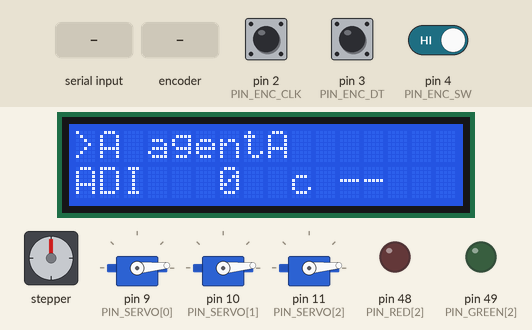
Recording of a sketch running on a simulated Arduino Mega 2560, built with avr-gcc and run on an emulated ATmega2560. On the bench: stepper motor, 3 × servo, 16×2 character LCD, output pins drawn as LEDs (lit = HIGH). Wiring (inferred from the names in the program): stepper motor (200 steps per turn assumed): coils pin 53, pin 52, pin 51, pin 50. Inputs (shaded band) come from the test bench; at power-on: pin 4 (PIN_ENC_SW) HIGH, pin 2 (PIN_ENC_CLK) HIGH, pin 3 (PIN_ENC_DT) HIGH. What the sketch prints to the serial monitor is not drawn.

Above: at 1.2 s.
1.3 s: "C\n" received over Serial
At 1.45 s:
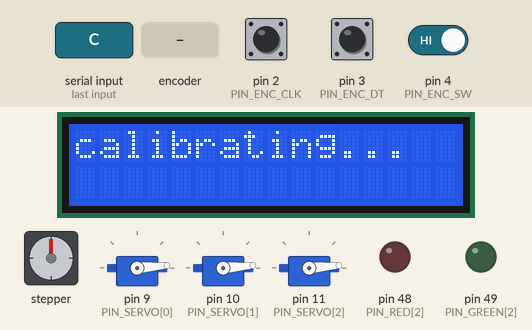
6.7 s: rotary encoder on pin 2 (PIN_ENC_CLK) / pin 3 (PIN_ENC_DT) turned 1 step (first pin leading)
9.6 s: pin 4 (PIN_ENC_SW) driven LOW
12.0 s: pin 4 (PIN_ENC_SW) driven HIGH
At 13.8 s:
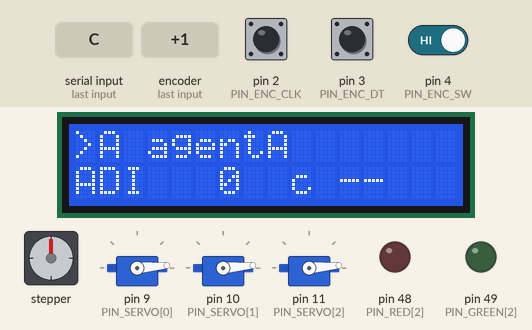
14.3 s: "M 45\n" received over Serial
At 15.7 s:
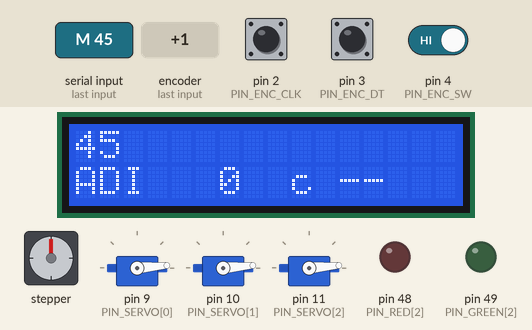
17.3 s: pin 4 (PIN_ENC_SW) driven LOW
At 18.0 s:
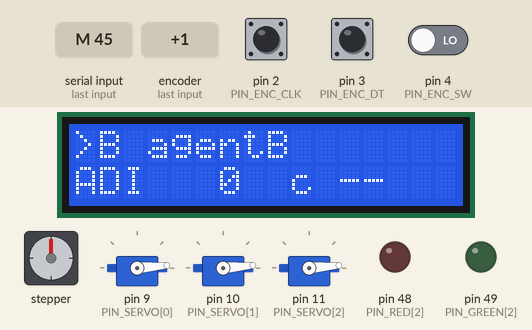
Timing chart, 0 to 19.8 s (numbered marks = the images above; inputs shaded):
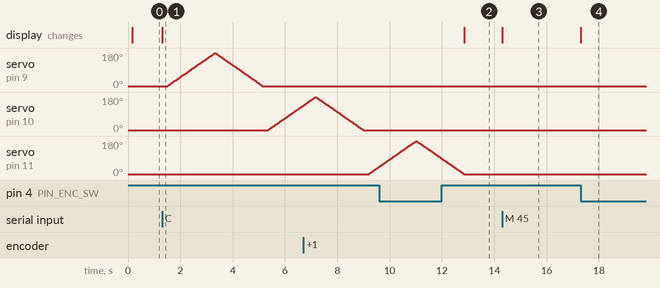

The sketch:

jarvis_panel.ino
```cpp
/* ===========================================================================
   Jarvis -- physical panel. Arduino Mega 2560, USB serial 115200 to the laptop.
   Adapted from llmSurgeon/arduino/panel/panel.ino.

   The Arduino handles hardware only; the laptop runs the agents and computes ADI.
     Servos   one per agent, angle = ADI 0..100 mapped to 0..180 deg.
              Agent failed -> servo to 0.
     LEDs     green = agent captured the flag, red = agent failed / terminated.
     Encoder  press = cycle the selected agent (A -> B -> C);
              rotate = change the selected agent's steering coefficient (on the laptop;
              the encoder never moves a servo directly).
     LCD      selected agent, the attribute (ADI) and its value.
     Pot 1    LCD contrast, wired straight to LCD VO -- no Arduino pin.

   PINS (hardware spec, section 7 and 9)
     Encoder  CLK D2  DT D3  SW D4
     Servos   A D9    B D10  C D11      (external battery pack, common ground)
     LCD      RS D22  E D23  D4..D7 = D24..D27   (RW -> GND, VO -> pot wiper)
     LEDs     red   A D52  B D50  C D48
              green A D53  B D51  C D49

   SERIAL PROTOCOL (parser in protocol.h, laptop side in jarvis/hardware.py)
     laptop -> Arduino   A <idx> <adi> <state> [c100] | N <idx> <name> | M <text> | C
     Arduino -> laptop   RDY jarvis | E <idx> <delta> | B <idx>

   POWER: three MF90s moving together can pull over an amp; 3xAA alkalines sag
   and the symptoms (servo jitter, Arduino resets) look like a software bug.
   Servos are slew-limited for this reason. Battery negative MUST join Arduino GND.
   =========================================================================== */

#include <Servo.h>
#include <LiquidCrystal.h>
#include "protocol.h"

/* ----------------------------------------------------------------- pins */
const uint8_t PIN_ENC_CLK = 2;      // interrupt pin
const uint8_t PIN_ENC_DT  = 3;
const uint8_t PIN_ENC_SW  = 4;
const uint8_t PIN_SERVO[3] = { 9, 10, 11 };
const uint8_t PIN_RED[3]   = { 52, 50, 48 };
const uint8_t PIN_GREEN[3] = { 53, 51, 49 };
const uint8_t PIN_LCD_RS = 22, PIN_LCD_EN = 23;
const uint8_t PIN_LCD_D4 = 24, PIN_LCD_D5 = 25, PIN_LCD_D6 = 26, PIN_LCD_D7 = 27;

/* ------------------------------------------------------------- tunables */
const int  N_CH = 3;
// Calibrate to the physical mechanism; narrow these if a needle hits a stop.
const int  ANGLE_MIN = 0;
const int  ANGLE_MAX = 180;
const int  SERVO_MIN_US = 600;      // MF90 pulse widths; narrow if it strains
const int  SERVO_MAX_US = 2400;
const bool ENC_INVERT = false;      // set true if clockwise lowers the value
const unsigned long BTN_DEBOUNCE_MS = 40;
const unsigned long SERVO_PERIOD_MS = 20;
const int  SLEW_DEG_PER_TICK = 4;
const unsigned long LCD_PERIOD_MS = 150;
const unsigned long MSG_SHOW_MS = 3000;
const int  CAL_STEP_MS = 10;        // calibration sweep speed, ms per degree

enum { ST_RUNNING = 0, ST_SUCCESS = 1, ST_FAILED = 2 };

struct Channel {
  Servo servo;
  int   adi;          // 0..100 from the laptop
  int   state;
  int   coef100;      // steering coefficient x 100, from the laptop
  bool  hasCoef;
  int   shown;        // last commanded angle, for slew limiting
  char  name[11];
};
Channel ch[N_CH];
const char CH_ID[N_CH] = { 'A', 'B', 'C' };

LiquidCrystal lcd(PIN_LCD_RS, PIN_LCD_EN, PIN_LCD_D4, PIN_LCD_D5, PIN_LCD_D6, PIN_LCD_D7);

volatile int encDelta = 0;
int  selected = 0;
bool lcdDirty = true;
char message[17] = "";
unsigned long messageAt = 0;
unsigned long lastServoMs = 0, lastLcdMs = 0;
bool btnState = false;
unsigned long btnChangedMs = 0;

/* -------------------------------------------------------------- encoder */
/* Quadrature state machine (full-step, after Ben Buxton's decoder). It only reports a
   step after CLK and DT have gone through the complete valid sequence for one detent, so
   contact bounce -- which made the old "read DT on the CLK edge" decoder emit
   +1 -1 +1 for a single click -- cannot produce a step at all. */
const uint8_t R_START = 0x0, R_CW_FINAL = 0x1, R_CW_BEGIN = 0x2, R_CW_NEXT = 0x3,
              R_CCW_BEGIN = 0x4, R_CCW_FINAL = 0x5, R_CCW_NEXT = 0x6;
const uint8_t DIR_CW = 0x10, DIR_CCW = 0x20;
const uint8_t ENC_TABLE[7][4] = {
  { R_START,     R_CW_BEGIN,  R_CCW_BEGIN, R_START },            // R_START
  { R_CW_NEXT,   R_START,     R_CW_FINAL,  R_START | DIR_CW },   // R_CW_FINAL
  { R_CW_NEXT,   R_CW_BEGIN,  R_START,     R_START },            // R_CW_BEGIN
  { R_CW_NEXT,   R_CW_BEGIN,  R_CW_FINAL,  R_START },            // R_CW_NEXT
  { R_CCW_NEXT,  R_START,     R_CCW_BEGIN, R_START },            // R_CCW_BEGIN
  { R_CCW_NEXT,  R_CCW_FINAL, R_START,     R_START | DIR_CCW },  // R_CCW_FINAL
  { R_CCW_NEXT,  R_CCW_FINAL, R_CCW_BEGIN, R_START },            // R_CCW_NEXT
};
volatile uint8_t encState = R_START;

void encoderISR() {                  // on CHANGE of either CLK or DT
  uint8_t pins = (digitalRead(PIN_ENC_DT) << 1) | digitalRead(PIN_ENC_CLK);
  encState = ENC_TABLE[encState & 0x0F][pins];
  int dir = 0;
  if ((encState & 0x30) == DIR_CW)  dir = 1;
  if ((encState & 0x30) == DIR_CCW) dir = -1;
  if (dir) encDelta += ENC_INVERT ? -dir : dir;
}

/* --------------------------------------------------------------- servos */
void writeServo(int i, int angle) {
  angle = clampRange(angle, ANGLE_MIN, ANGLE_MAX);
  int us = SERVO_MIN_US + (long)(angle - ANGLE_MIN) * (SERVO_MAX_US - SERVO_MIN_US)
                          / (ANGLE_MAX - ANGLE_MIN);
  ch[i].servo.writeMicroseconds(us);
}

int targetAngle(int i) {
  if (ch[i].state == ST_FAILED) return ANGLE_MIN;            // power off -> 0
  return ANGLE_MIN + (long)ch[i].adi * (ANGLE_MAX - ANGLE_MIN) / 100;   // ADI 0..100 -> 0..180
}

void updateServos() {
  for (int i = 0; i < N_CH; i++) {
    int d = targetAngle(i) - ch[i].shown;
    if (d >  SLEW_DEG_PER_TICK) d =  SLEW_DEG_PER_TICK;
    if (d < -SLEW_DEG_PER_TICK) d = -SLEW_DEG_PER_TICK;
    ch[i].shown += d;
    writeServo(i, ch[i].shown);
  }
}

/* Calibration (spec): set rotation to 0, rotate to 180, go back to 0 -- like a
   car speedometer. One servo after another to keep the peak current down. */
void calibrate() {
  lcd.clear();
  lcd.setCursor(0, 0);
  lcd.print("calibrating...");
  for (int i = 0; i < N_CH; i++) {
    for (int a = ch[i].shown; a > ANGLE_MIN; a--) { writeServo(i, a); delay(CAL_STEP_MS / 2); }
    writeServo(i, ANGLE_MIN);
    delay(200);
    for (int a = ANGLE_MIN; a <= ANGLE_MAX; a++) { writeServo(i, a); delay(CAL_STEP_MS); }
    for (int a = ANGLE_MAX; a >= ANGLE_MIN; a--) { writeServo(i, a); delay(CAL_STEP_MS); }
    ch[i].shown = ANGLE_MIN;
  }
  lcdDirty = true;
}

/* ----------------------------------------------------------------- LEDs */
void updateLeds(int i) {
  digitalWrite(PIN_GREEN[i], ch[i].state == ST_SUCCESS ? HIGH : LOW);
  digitalWrite(PIN_RED[i],   ch[i].state == ST_FAILED  ? HIGH : LOW);
}

/* ------------------------------------------------------------------ LCD */
void padTo(char *buf, int n) {
  int l = strlen(buf);
  while (l < n) buf[l++] = ' ';
  buf[n] = '\0';
}

void updateLcd() {
  char row[17];
  Channel &c = ch[selected];
  unsigned long now = millis();
  // row 0: which agent the encoder controls (or a status message from the laptop)
  if (message[0] && now - messageAt < MSG_SHOW_MS) {
    snprintf(row, sizeof(row), "%s", message);
  } else {
    snprintf(row, sizeof(row), ">%c %s", CH_ID[selected], c.name);
  }
  padTo(row, 16);
  lcd.setCursor(0, 0);
  lcd.print(row);
  // row 1: the attribute being measured and its value, plus the steering coefficient the
  // encoder is changing -- "ADI  42  c+2.90". avr snprintf has no %f, so c is sent and
  // kept as hundredths and formatted by hand.
  if (c.hasCoef) {
    int a = c.coef100 < 0 ? -c.coef100 : c.coef100;
    snprintf(row, sizeof(row), "ADI %3d  c%c%d.%02d", c.adi, c.coef100 < 0 ? '-' : '+',
             a / 100, a % 100);
  } else {
    snprintf(row, sizeof(row), "ADI %3d  c --", c.adi);
  }
  padTo(row, 16);
  lcd.setCursor(0, 1);
  lcd.print(row);
}

/* --------------------------------------------------------------- serial */
void handleLine(char *line) {
  Msg m;
  if (!parseLine(line, m)) return;
  switch (m.kind) {
    case MSG_AGENT:
      if (m.idx < 1 || m.idx > N_CH) return;
      ch[m.idx - 1].adi = clampRange(m.adi, 0, 100);
      ch[m.idx - 1].state = clampRange(m.state, ST_RUNNING, ST_FAILED);
      if (m.has_coef) {
        ch[m.idx - 1].coef100 = clampRange(m.coef100, -9999, 9999);
        ch[m.idx - 1].hasCoef = true;
      }
      updateLeds(m.idx - 1);
      lcdDirty = true;
      return;
    case MSG_NAME:
      if (m.idx < 1 || m.idx > N_CH) return;
      strncpy(ch[m.idx - 1].name, m.word, sizeof(ch[0].name) - 1);
      ch[m.idx - 1].name[sizeof(ch[0].name) - 1] = '\0';
      lcdDirty = true;
      return;
    case MSG_TEXT:
      strncpy(message, m.word, sizeof(message) - 1);
      message[sizeof(message) - 1] = '\0';
      messageAt = millis();
      lcdDirty = true;
      return;
    case MSG_CALIBRATE:
      calibrate();
      return;
    default:
      return;
  }
}

void pollSerial() {
  static char buf[48];
  static uint8_t n = 0;
  while (Serial.available()) {
    char c = Serial.read();
    if (c == '\n' || c == '\r') {
      buf[n] = '\0';
      if (n) handleLine(buf);
      n = 0;
    } else if (n < sizeof(buf) - 1) {
      buf[n++] = c;
    } else {
      n = 0;                       // overlong line: drop it
    }
  }
}

/* ---------------------------------------------------------------- setup */
void setup() {
  Serial.begin(115200);
  for (int i = 0; i < N_CH; i++) {
    ch[i].adi = 0;
    ch[i].state = ST_RUNNING;
    ch[i].coef100 = 0;
    ch[i].hasCoef = false;
    ch[i].shown = ANGLE_MIN;
    snprintf(ch[i].name, sizeof(ch[i].name), "agent%c", CH_ID[i]);
    pinMode(PIN_RED[i], OUTPUT);
    pinMode(PIN_GREEN[i], OUTPUT);
    updateLeds(i);
    ch[i].servo.attach(PIN_SERVO[i]);
    writeServo(i, ANGLE_MIN);
  }
  pinMode(PIN_ENC_CLK, INPUT_PULLUP);
  pinMode(PIN_ENC_DT, INPUT_PULLUP);
  pinMode(PIN_ENC_SW, INPUT_PULLUP);
  attachInterrupt(digitalPinToInterrupt(PIN_ENC_CLK), encoderISR, CHANGE);
  attachInterrupt(digitalPinToInterrupt(PIN_ENC_DT), encoderISR, CHANGE);
  lcd.begin(16, 2);
  lcd.clear();
  lcd.print("Jarvis");
  Serial.println("RDY jarvis v2");   // v2 = c on the LCD + quadrature decoder
}

/* ----------------------------------------------------------------- loop */
void loop() {
  unsigned long now = millis();
  pollSerial();

  // rotation -> the laptop changes the selected agent's steering coefficient
  int delta;
  noInterrupts();
  delta = encDelta;
  encDelta = 0;
  interrupts();
  if (delta != 0) {
    Serial.print("E ");
    Serial.print(selected + 1);
    Serial.print(' ');
    Serial.println(delta);
  }

  // press -> cycle the selected agent
  bool pressed = (digitalRead(PIN_ENC_SW) == LOW);
  if (pressed != btnState && now - btnChangedMs > BTN_DEBOUNCE_MS) {
    btnChangedMs = now;
    btnState = pressed;
    if (pressed) {
      selected = (selected + 1) % N_CH;
      Serial.print("B ");
      Serial.println(selected + 1);
      lcdDirty = true;
    }
  }

  if (now - lastServoMs >= SERVO_PERIOD_MS) {
    lastServoMs = now;
    updateServos();
  }
  if (message[0] && now - messageAt >= MSG_SHOW_MS) {
    message[0] = '\0';
    lcdDirty = true;
  }
  if (lcdDirty && now - lastLcdMs >= LCD_PERIOD_MS) {
    lastLcdMs = now;
    lcdDirty = false;
    updateLcd();
  }
}
```

protocol.h
```cpp
/* ===========================================================================
   Jarvis wire format -- parser only (adapted from llmSurgeon's protocol.h).

   No Arduino dependencies on purpose, so the same code can be compiled and
   tested on a PC. The laptop-side encoder is jarvis/hardware.py; change both
   together.

   laptop -> Arduino
     A <idx> <adi> <state> [c100]
                             idx 1..3, adi 0..100, state 0 running | 1 success | 2 failed,
                             optional c100 = steering coefficient x 100 (-185 = -1.85)
     N <idx> <name>          agent display name (<= 10 chars)
     M <text>                status / error message for the LCD (<= 16 chars)
     C                       servo calibration sweep 0 -> 180 -> 0

   Anything else parses as MSG_NONE and is ignored, so a stray keystroke in the
   Serial Monitor cannot wedge the panel.
   =========================================================================== */
#pragma once

#include <stdio.h>
#include <string.h>

enum MsgKind { MSG_NONE = 0, MSG_AGENT, MSG_NAME, MSG_TEXT, MSG_CALIBRATE };

struct Msg {
  MsgKind kind;
  int  idx;
  int  adi;
  int  state;
  int  coef100;        // A only: steering coefficient x 100
  bool has_coef;       // false when A arrived without it
  char word[17];       // N name or M text. Always NUL-terminated.
};

inline bool parseLine(const char *line, Msg &m) {
  memset(&m, 0, sizeof(m));
  if (line == 0) return false;
  while (*line == ' ' || *line == '\t') line++;
  if (*line == '\0') return false;

  if (line[0] == 'C') {                      // "C" must be the whole line
    const char *p = line + 1;
    while (*p == ' ' || *p == '\t' || *p == '\r' || *p == '\n') p++;
    if (*p == '\0') { m.kind = MSG_CALIBRATE; return true; }
    return false;
  }
  if (line[0] == 'M' && (line[1] == ' ' || line[1] == '\0')) {
    const char *p = line + 1;
    if (*p == ' ') p++;
    strncpy(m.word, p, sizeof(m.word) - 1);
    m.word[sizeof(m.word) - 1] = '\0';
    m.kind = MSG_TEXT;
    return true;
  }
  int n = sscanf(line, "A %d %d %d %d", &m.idx, &m.adi, &m.state, &m.coef100);
  if (n >= 3) {
    m.kind = MSG_AGENT;
    m.has_coef = (n >= 4);
    return true;
  }
  if (sscanf(line, "N %d %10s", &m.idx, m.word) == 2) {
    m.word[10] = '\0';
    m.kind = MSG_NAME;
    return true;
  }
  return false;
}

inline int clampRange(int v, int lo, int hi) {
  return v < lo ? lo : (v > hi ? hi : v);
}
```

Measured:
- after the input at 1.3 s, servo on pin 9 (PIN_SERVO[0]): rises from 5° to 180° in 1.8 s, then falls to 5° in 1.8 s; servo on pin 10 (PIN_SERVO[1]): moves from 5° to 134° over 1.3 s, starting after 4.1 s; the display: changes at once (image 1)
- after the input at 12.0 s, the display: changes after 0.85 s (image 2)
- after the input at 14.3 s, the display: changes at once (image 3)
- after the input at 17.3 s, the display: changes at once (image 4)
